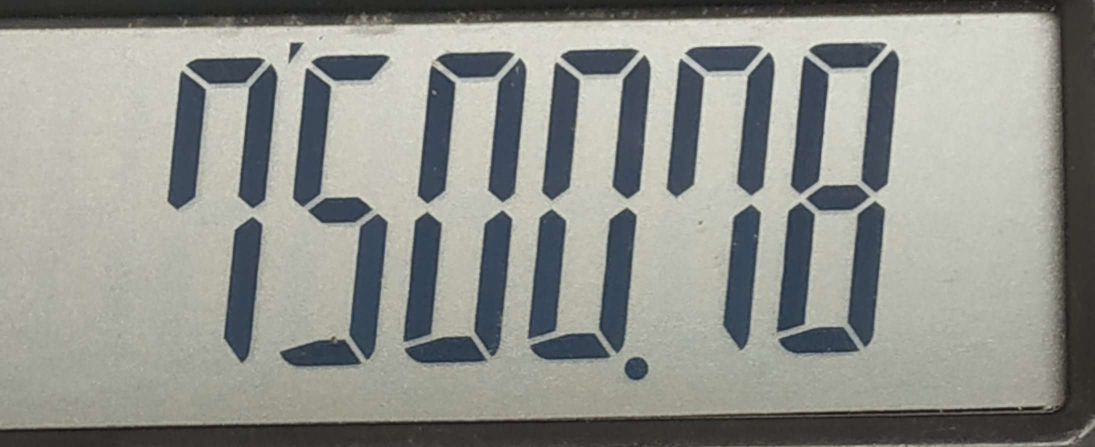
#> input picture 1677488850080.JPEG, 2189 x 894 px (shown at 1/2 size)
$ python 1.py   (older library calls are emulated)
#> lines starting #> are read from the running program, lines starting #| are printed output that depends on the picture; after the words box and inside, x2 and y2 are one past the last pixel; in counts of white or black regions, pixels touching at a corner belong together
# [80 lines of commented-out code are left out]


import cv2
import numpy as np
# [492 lines of commented-out code are left out]
"""
                  CONVERT IMAGES INTO THRESHOLD
                  """
# import cv2;
# import numpy as np;
#
#
# lst = ['/home/plutusdev/Projects/font-detector-main/1677488820914.JPEG','/home/plutusdev/Projects/font-detector-main/1677488850080.JPEG','/home/plutusdev/Projects/font-detector-main/1677488861789.JPEG','/home/plutusdev/Projects/font-detector-main/1677488864549.bmp','/home/plutusdev/Projects/font-detector-main/1677488864549.JPEG']
# for img in lst:
#       name = img.split('/')[-1].split('.')[0]
#       # Read image
#       im_in = cv2.imread(img);
#       im_in = cv2.cvtColor(im_in, cv2.COLOR_BGR2GRAY);
#
#
#       # Threshold.
#       # Set values efont-detection (1)qual to or above 50 to 0.
#       # Set values below 50 to 255.
#       th, im_th = cv2.threshold(im_in, 35, 255, cv2.THRESH_BINARY_INV);
#
#
#       # Copy the thresholded image.
#       im_floodfill = im_th.copy()
#
#
#       # Mask used to flood filling.
#       # Notice the size needs to be 2 pixels than the image.
#       h, w = im_th.shape[:2]
#       mask = np.zeros((h + 2, w + 2), np.uint8)
#
#
#       # Floodfill from point (0, 0)
#       cv2.floodFill(im_floodfill, mask, (0, 0), 255);
#
#
#       # Invert floodfilled image
#       im_floodfill_inv = thresh = cv2.bitwise_not(im_floodfill)
#       cv2.imwrite('white_'+name+'.jpg', im_floodfill_inv)

# =============================================================================================================


# from PIL import Image
#
# # INPUT_IMAGE_URL = "https://www.shutterstock.com/image-vector/machinery-downtime-maintenance-led-controller-600w-1026664582.jpg" #@param {type:"string"}
# DETECTION_THRESHOLD = 0.3 #@param {type:"number"}
# # TFLITE_MODEL_PATH = "font-detection.tflite"
#
# # TEMP_FILE = '/tmp/image.png'
#
# # TEMP_FILE = cv2.imread("image4.png")
# image = Image.open("/home/plutusdev/Downloads/1677222617120.jpeg").convert('RGB')
# image.thumbnail((512, 512), Image.ANTIALIAS)
# image_np = np.asarray(image)
#
#
# im_in = cv2.cvtColor(image_np, cv2.COLOR_BGR2GRAY);
# cv2.imshow("img",im_in)
# cv2.waitKey(0)
# cv2.destroyAllWindows()
# # Threshold.
# # Set values equal to or above 50 to 0.
# # Set values below 50 to 255.
# th, im_th = cv2.threshold(im_in, 50, 255, cv2.THRESH_BINARY_INV);
#
#
# # Copy the thresholded image.
# im_floodfill = im_th.copy()
#
#
# # Mask used to flood filling.
# # Notice the size needs to be 2 pixels than the image.
# h, w = im_th.shape[:2]
# mask = np.zeros((h + 2, w + 2), np.uint8)
#
#
# # Floodfill from point (0, 0)
# # cv2.floodFill(im_floodfill, mask, (0, 0), 255);
#
#
# # Invert floodfilled image
# image_np = thresh = cv2.bitwise_not(im_floodfill)
# image_np = cv2.threshold(im_floodfill, 0,255, cv2.THRESH_BINARY_INV + cv2.THRESH_OTSU)[1]

# for i in range(len(image_np)):
#   for j in range(len(image_np[0])):
#     if int(image_np[i][j]) == 0:
#       image_np[i][j] = np.uint8(255)
#     else:
#       image_np[i][j] = np.uint8(0)

# black_pix = np.where((image_np == [0, 0, 0]).all(axis=2))
# white_pix = np.where((image_np == [255, 255, 255]).all(axis=2))

# image_np[black_pix] = [255, 255, 255]
# image_np[white_pix] = [0, 0, 0]


# cv2.imshow('my_img.jpg', image_np)
# cv2.waitKey(0)
# cv2.destroyAllWindows()
# cv2.imwrite('my_img.jpg', image_np)
# image = Image.open('my_img.jpg').convert('RGB')
# image.show()
# image_np = np.asarray(image)
#
# # Load the TFLite model
# options = ObjectDetectorOptions(
#       num_threads=4,
#       score_threshold=DETECTION_THRESHOLD,
# )
# detector = ObjectDetector(model_path=TFLITE_MODEL_PATH, options=options)
#
# # Run object detection estimation using the model.
# detections = detector.detect(image_np)
# print(detections[0][1][0].label)
# print(detections)
# print(type(detections[0][1][0]))
#
#
# # Draw keypoints and edges on input image
# image_np = visualize(image_np, detections)
#
# # Show the detection result
# Image.fromarray(image_np)


# ====================================================================================


import numpy as np
import glob
import matplotlib.pyplot as plt
import imageio.v3 as iio
import skimage.color
import skimage.filters
# %matplotlib widget

# load the image
image = iio.imread("1677488850080.JPEG")
#> image is the input picture: shape (894, 2189, 3); mean R, G, B 145, 146.6, 140.8

fig, ax = plt.subplots()
plt.imshow(image)

gray_image = cv2.cvtColor(image, cv2.COLOR_BGR2GRAY)
cv2.imshow("gray_images", gray_image)
cv2.waitKey(0)
blurred_image = skimage.filters.gaussian(gray_image, sigma=1.0)
fig, ax = plt.subplots()
plt.imshow(blurred_image, cmap="gray")
cv2.imshow("blurred_image", blurred_image)
cv2.waitKey(0)


t = 0.4
binary_mask = blurred_image < t
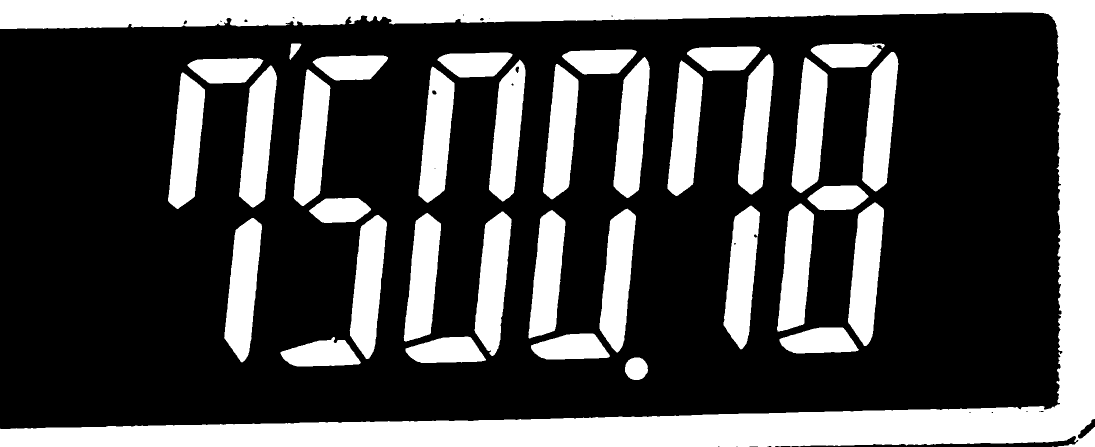
#> binary_mask: shape (894, 2189) bool (shown at 1/2 size); 30.6% white; 36 white regions (1 under 20 px), largest, box (x1, y1, x2, y2) and area: (0, 0, 2189, 894) 269676, (448, 436, 524, 725) 13866, (699, 430, 774, 718) 13679
iio.imwrite('astronaut-gray.jpg', binary_mask)
cv2.imshow("binary_mask", binary_mask)
cv2.waitKey(0)

fig, ax = plt.subplots()
plt.imshow(binary_mask, cmap="gray")
